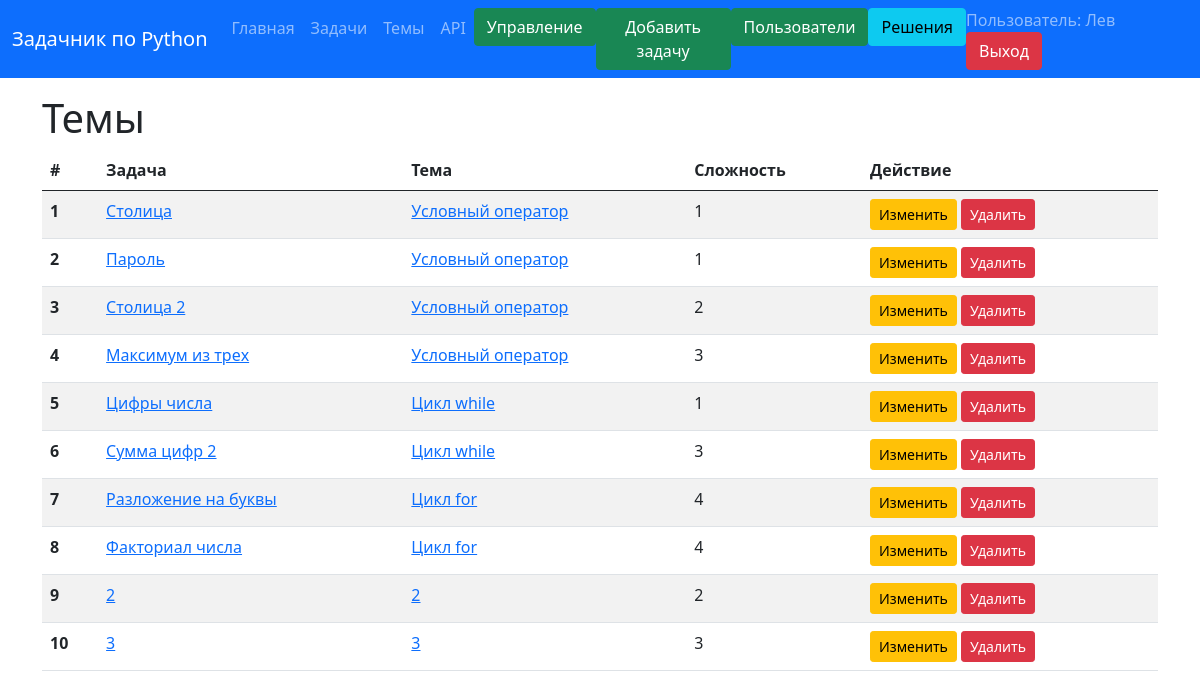
Page /edit (signed in) on the earlier database version.
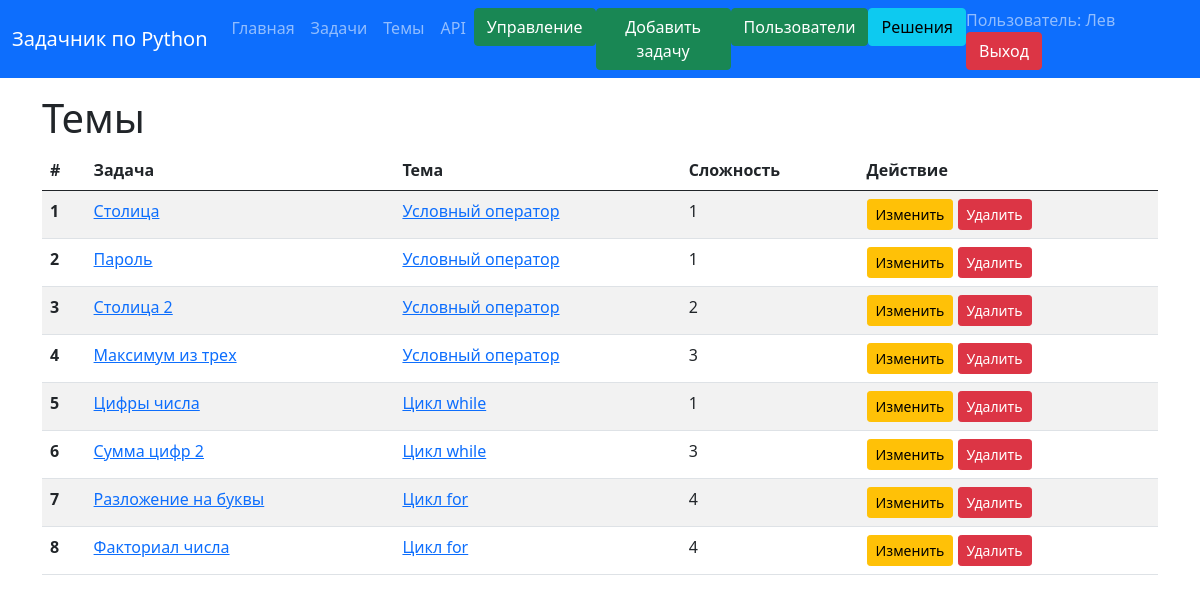
Same page on the later database version.
### data/tasks.py (models this page shows, shortened)
class Task(SqlAlchemyBase, SerializerMixin):
    __tablename__ = 'tasks'
    id = sqlalchemy.Column(sqlalchemy.Integer, primary_key=True, autoincrement=True)
    title = sqlalchemy.Column(sqlalchemy.String, index=True, nullable=True)
    content = sqlalchemy.Column(sqlalchemy.String, nullable=True)
    subject = sqlalchemy.Column(sqlalchemy.String, default='Без темы')
    created_date = sqlalchemy.Column(sqlalchemy.Date, default=datetime.date.today)
    rating = sqlalchemy.Column(sqlalchemy.Integer)
    user_id = sqlalchemy.Column(sqlalchemy.Integer, sqlalchemy.ForeignKey("users.id"))
    user = orm.relation('User', back_populates='task')
    solve = orm.relation('Solve', cascade="all, delete")

### main.py (the view)
@app.route('/edit', methods=['GET', 'POST'])
@login_required
def my_tasks():
    session = db_session.create_session()
    result = session.query(Task)
    return render_template('edit_page.html', title='Мои задачи', tasks=result)

### data/db_session.py (called while the page is built)
def create_session() -> Session:
    global __factory
    return __factory()

### main.py (called while the page is built)
@login_manager.user_loader
def load_user(user_id):
    session = db_session.create_session()
    return session.query(User).get(user_id)

### templates/edit_page.html
{% extends "base_template.html" %}
{% block main %}
<h1>Темы</h1>
<table class="table table-striped">
    <thead>
    <tr>
        <th scope="col">#</th>
        <th scope="col">Задача</th>
        <th scope="col">Тема</th>
        <th scope="col">Сложность</th>
        <th scope="col">Действие</th>
    </tr>
    </thead>
    {% for item in tasks %}
    <tr>
        <th scope="row">{{ loop.index }}</th>
        <td><a href="/tasks/{{ item.id }}">{{ item.title }}</a></td>
        <td><a href="/subjects/tasks/{{ item.subject }}">{{ item.subject }}</a></td>
        <td>{{ item.rating }}</td>
        <td>{% if current_user.is_authenticated and current_user.role == 'admin' %}
        <a href="/task_edit/{{ item.id }}" class="btn btn-warning btn-sm">Изменить</a>
        <a href="/task_delete/{{ item.id }}" class="btn btn-danger btn-sm">Удалить</a>
        {% endif %}</td>
    </tr>
    {% endfor %}
</table>
{% endblock %}

Differences in the rows shown:
removed Task: title "2", subject "2", rating "2"
removed Task: title "3", subject "3", rating "3"
